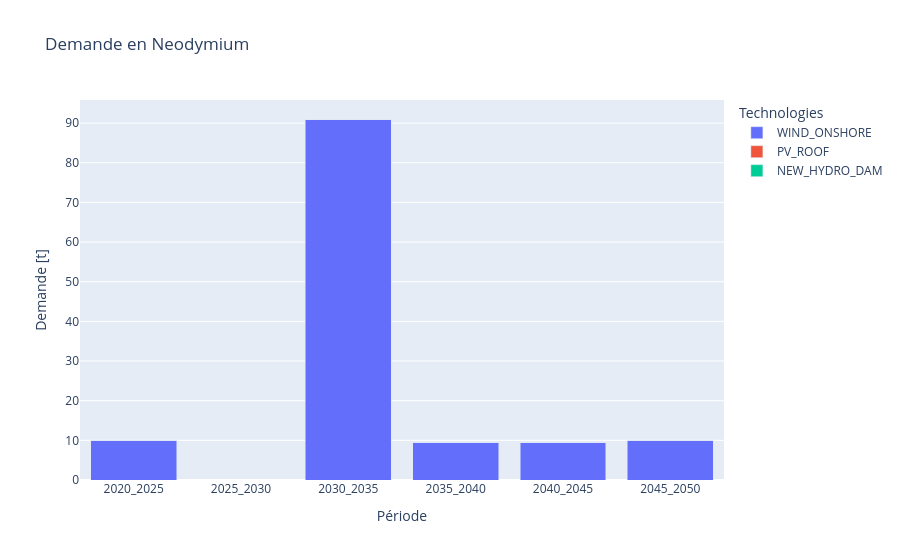
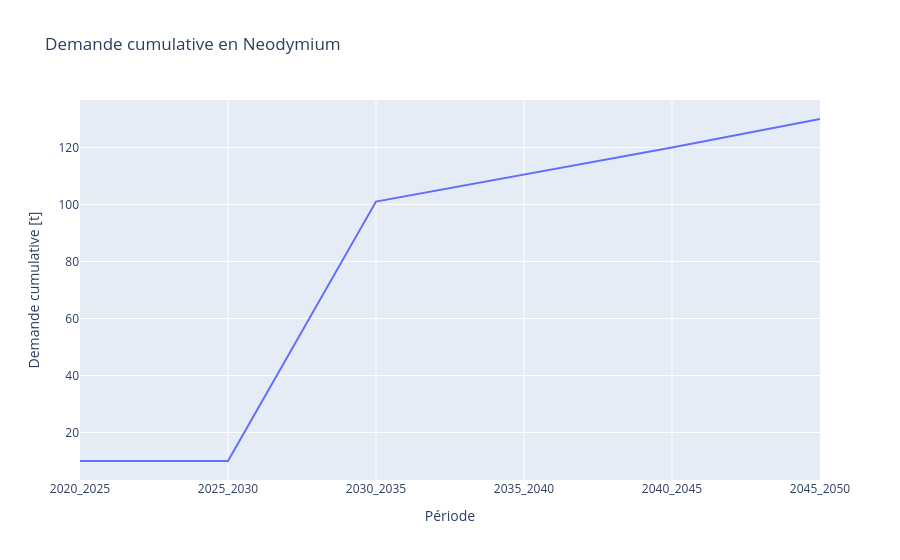
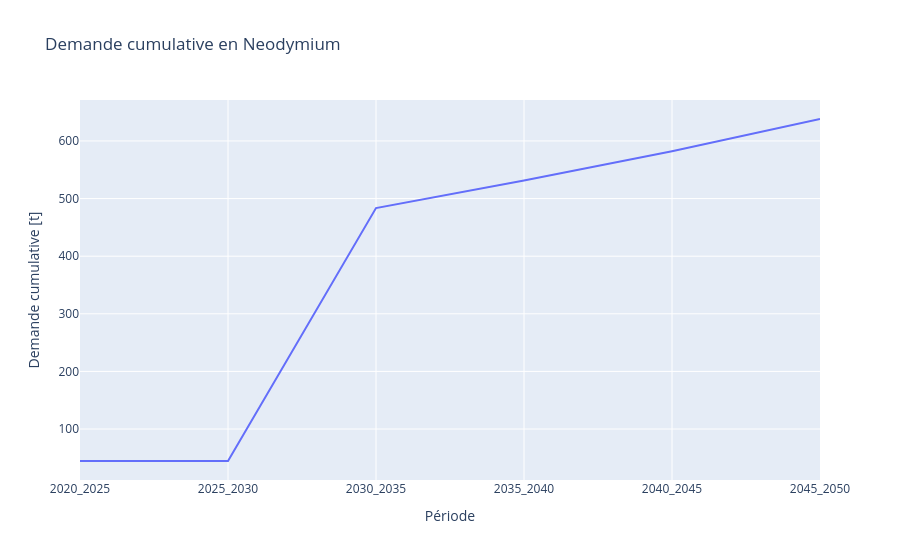
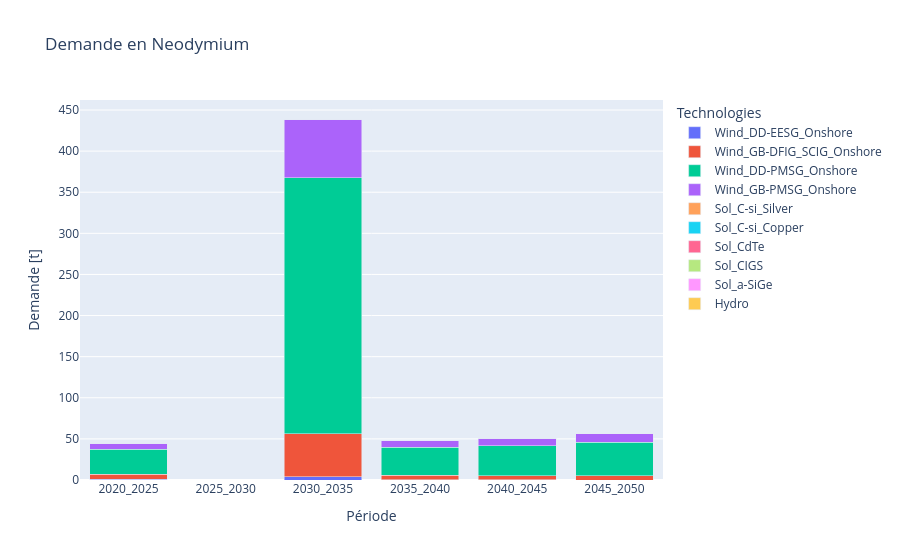

Notebook cell for these charts, in order:
### Code cell
def plot_material_demand(material, cumulative=False, market_share=False, show = False):

    data = {}
    for period in periods:
        data[period] = {}
        if market_share:
            for model_tech, info in tech_groups.items():
                f_new = results['F_new'].loc[period].loc[model_tech].squeeze()
                ms = get_ms(info['iam_source'], period)
                for excel_tech in info['excel_techs']:
                    data[period][excel_tech] = f_new * ms[excel_tech] * df_mi.loc[material, excel_tech]
        else:
            for tech, excel_col in tech_mapping.items():
                data[period][tech] = results['F_new'].loc[period].loc[tech].squeeze() * df_mi.loc[material, excel_col]

    df_plot = pd.DataFrame(data)

    if cumulative:
        df_cumulative = df_plot.sum().cumsum()
        fig = px.line(x=periods, y=df_cumulative.values,
                      title=f'Demande cumulative en {material}',
                      labels={'x': 'Période', 'y': 'Demande cumulative [t]'})
    else:
        df_melted = df_plot.T.reset_index().rename(columns={'index': 'Période'}).melt(
            id_vars='Période', var_name='Technologies', value_name='Demande [t]'
        )
        fig = px.bar(df_melted, x='Période', y='Demande [t]', color='Technologies', barmode='stack',
                     title=f'Demande en {material}')
        fig.update_layout(xaxis_title='Période', yaxis_title='Demande [t]')
    if show:
        fig.show()
        if (cumulative and market_share):
            filepath = os.path.join(save_dir, 'neo_demand_cumul_ms.png')
        if (cumulative == False and market_share == False):
            filepath = os.path.join(save_dir, 'neo_demand_no_cumul_no_ms.png')
        if (cumulative == True and market_share == False):
            filepath = os.path.join(save_dir, 'neo_demand_cumul_no_ms.png')
        if (cumulative == False and market_share):
            filepath = os.path.join(save_dir, 'neo_demand_no_cumul_ms.png')
        #fig.write_image(filepath)

    return df_plot

# Exemple
plot_material_demand('Neodymium', show = True)
plot_material_demand('Neodymium', cumulative=True, show = True)
plot_material_demand('Neodymium', cumulative=True, market_share=True, show = True)
plot_material_demand('Neodymium', cumulative=False, market_share=True, show = True)

### Figure 1 — Plotly figure (JSON) as saved in the notebook; plotly's stock layout.template omitted (floating-point values rounded to 4 significant figures)
{"data": [{"hovertemplate": "Technologies=WIND_ONSHORE<br>Période=%{x}<br>Demande [t]=%{y}<extra></extra>", "legendgroup": "WIND_ONSHORE", "marker": {"color": "#636efa", "pattern": {"shape": ""}}, "name": "WIND_ONSHORE", "orientation": "v", "showlegend": true, "textposition": "auto", "type": "bar", "x": ["2020_2025", "2025_2030", "2030_2035", "2035_2040", "2040_2045", "2045_2050"], "xaxis": "x", "y": [10.02, 0.0, 91.04, 9.47, 9.47, 10.02], "yaxis": "y"}, {"hovertemplate": "Technologies=PV_ROOF<br>Période=%{x}<br>Demande [t]=%{y}<extra></extra>", "legendgroup": "PV_ROOF", "marker": {"color": "#EF553B", "pattern": {"shape": ""}}, "name": "PV_ROOF", "orientation": "v", "showlegend": true, "textposition": "auto", "type": "bar", "x": ["2020_2025", "2025_2030", "2030_2035", "2035_2040", "2040_2045", "2045_2050"], "xaxis": "x", "y": [0.0, 0.0, 0.0, 0.0, 0.0, 0.0], "yaxis": "y"}, {"hovertemplate": "Technologies=NEW_HYDRO_DAM<br>Période=%{x}<br>Demande [t]=%{y}<extra></extra>", "legendgroup": "NEW_HYDRO_DAM", "marker": {"color": "#00cc96", "pattern": {"shape": ""}}, "name": "NEW_HYDRO_DAM", "orientation": "v", "showlegend": true, "textposition": "auto", "type": "bar", "x": ["2020_2025", "2025_2030", "2030_2035", "2035_2040", "2040_2045", "2045_2050"], "xaxis": "x", "y": [0.0, 0.0, 0.0, 0.0, 0.0, 0.0], "yaxis": "y"}], "layout": {"barmode": "stack", "legend": {"title": {"text": "Technologies"}, "tracegroupgap": 0}, "title": {"text": "Demande en Neodymium"}, "xaxis": {"anchor": "y", "domain": [0, 1], "title": {"text": "Période"}}, "yaxis": {"anchor": "x", "domain": [0, 1], "title": {"text": "Demande [t]"}}}}

### Figure 2 — Plotly figure (JSON) as saved in the notebook; plotly's stock layout.template omitted (floating-point values rounded to 4 significant figures)
{"data": [{"hovertemplate": "Période=%{x}<br>Demande cumulative [t]=%{y}<extra></extra>", "legendgroup": "", "line": {"color": "#636efa", "dash": "solid"}, "marker": {"symbol": "circle"}, "mode": "lines", "name": "", "orientation": "v", "showlegend": false, "type": "scatter", "x": ["2020_2025", "2025_2030", "2030_2035", "2035_2040", "2040_2045", "2045_2050"], "xaxis": "x", "y": [10.02, 10.02, 101.1, 110.5, 120.0, 130.0], "yaxis": "y"}], "layout": {"legend": {"tracegroupgap": 0}, "title": {"text": "Demande cumulative en Neodymium"}, "xaxis": {"anchor": "y", "domain": [0, 1], "title": {"text": "Période"}}, "yaxis": {"anchor": "x", "domain": [0, 1], "title": {"text": "Demande cumulative [t]"}}}}

### Figure 3 — Plotly figure (JSON) as saved in the notebook; plotly's stock layout.template omitted (floating-point values rounded to 4 significant figures)
{"data": [{"hovertemplate": "Période=%{x}<br>Demande cumulative [t]=%{y}<extra></extra>", "legendgroup": "", "line": {"color": "#636efa", "dash": "solid"}, "marker": {"symbol": "circle"}, "mode": "lines", "name": "", "orientation": "v", "showlegend": false, "type": "scatter", "x": ["2020_2025", "2025_2030", "2030_2035", "2035_2040", "2040_2045", "2045_2050"], "xaxis": "x", "y": [44.5, 44.5, 483.6, 531.5, 582.0, 638.1], "yaxis": "y"}], "layout": {"legend": {"tracegroupgap": 0}, "title": {"text": "Demande cumulative en Neodymium"}, "xaxis": {"anchor": "y", "domain": [0, 1], "title": {"text": "Période"}}, "yaxis": {"anchor": "x", "domain": [0, 1], "title": {"text": "Demande cumulative [t]"}}}}

### Figure 4 — Plotly figure (JSON) as saved in the notebook; plotly's stock layout.template omitted (floating-point values rounded to 4 significant figures)
{"data": [{"hovertemplate": "Technologies=Wind_DD-EESG_Onshore<br>Période=%{x}<br>Demande [t]=%{y}<extra></extra>", "legendgroup": "Wind_DD-EESG_Onshore", "marker": {"color": "#636efa", "pattern": {"shape": ""}}, "name": "Wind_DD-EESG_Onshore", "orientation": "v", "showlegend": true, "textposition": "auto", "type": "bar", "x": ["2020_2025", "2025_2030", "2030_2035", "2035_2040", "2040_2045", "2045_2050"], "xaxis": "x", "y": [0.9837, 0.0, 4.046, 0.3157, 0.1578, 0.0], "yaxis": "y"}, {"hovertemplate": "Technologies=Wind_GB-DFIG_SCIG_Onshore<br>Période=%{x}<br>Demande [t]=%{y}<extra></extra>", "legendgroup": "Wind_GB-DFIG_SCIG_Onshore", "marker": {"color": "#EF553B", "pattern": {"shape": ""}}, "name": "Wind_GB-DFIG_SCIG_Onshore", "orientation": "v", "showlegend": true, "textposition": "auto", "type": "bar", "x": ["2020_2025", "2025_2030", "2030_2035", "2035_2040", "2040_2045", "2045_2050"], "xaxis": "x", "y": [6.021, 0.0, 52.45, 5.246, 5.005, 5.041], "yaxis": "y"}, {"hovertemplate": "Technologies=Wind_DD-PMSG_Onshore<br>Période=%{x}<br>Demande [t]=%{y}<extra></extra>", "legendgroup": "Wind_DD-PMSG_Onshore", "marker": {"color": "#00cc96", "pattern": {"shape": ""}}, "name": "Wind_DD-PMSG_Onshore", "orientation": "v", "showlegend": true, "textposition": "auto", "type": "bar", "x": ["2020_2025", "2025_2030", "2030_2035", "2035_2040", "2040_2045", "2045_2050"], "xaxis": "x", "y": [30.7, 0.0, 311.3, 34.48, 36.69, 41.17], "yaxis": "y"}, {"hovertemplate": "Technologies=Wind_GB-PMSG_Onshore<br>Période=%{x}<br>Demande [t]=%{y}<extra></extra>", "legendgroup": "Wind_GB-PMSG_Onshore", "marker": {"color": "#ab63fa", "pattern": {"shape": ""}}, "name": "Wind_GB-PMSG_Onshore", "orientation": "v", "showlegend": true, "textposition": "auto", "type": "bar", "x": ["2020_2025", "2025_2030", "2030_2035", "2035_2040", "2040_2045", "2045_2050"], "xaxis": "x", "y": [6.795, 0.0, 71.24, 7.922, 8.63, 9.882], "yaxis": "y"}, {"hovertemplate": "Technologies=Sol_C-si_Silver<br>Période=%{x}<br>Demande [t]=%{y}<extra></extra>", "legendgroup": "Sol_C-si_Silver", "marker": {"color": "#FFA15A", "pattern": {"shape": ""}}, "name": "Sol_C-si_Silver", "orientation": "v", "showlegend": true, "textposition": "auto", "type": "bar", "x": ["2020_2025", "2025_2030", "2030_2035", "2035_2040", "2040_2045", "2045_2050"], "xaxis": "x", "y": [0.0, 0.0, 0.0, 0.0, 0.0, 0.0], "yaxis": "y"}, {"hovertemplate": "Technologies=Sol_C-si_Copper<br>Période=%{x}<br>Demande [t]=%{y}<extra></extra>", "legendgroup": "Sol_C-si_Copper", "marker": {"color": "#19d3f3", "pattern": {"shape": ""}}, "name": "Sol_C-si_Copper", "orientation": "v", "showlegend": true, "textposition": "auto", "type": "bar", "x": ["2020_2025", "2025_2030", "2030_2035", "2035_2040", "2040_2045", "2045_2050"], "xaxis": "x", "y": [0.0, 0.0, 0.0, 0.0, 0.0, 0.0], "yaxis": "y"}, {"hovertemplate": "Technologies=Sol_CdTe<br>Période=%{x}<br>Demande [t]=%{y}<extra></extra>", "legendgroup": "Sol_CdTe", "marker": {"color": "#FF6692", "pattern": {"shape": ""}}, "name": "Sol_CdTe", "orientation": "v", "showlegend": true, "textposition": "auto", "type": "bar", "x": ["2020_2025", "2025_2030", "2030_2035", "2035_2040", "2040_2045", "2045_2050"], "xaxis": "x", "y": [0.0, 0.0, 0.0, 0.0, 0.0, 0.0], "yaxis": "y"}, {"hovertemplate": "Technologies=Sol_CIGS<br>Période=%{x}<br>Demande [t]=%{y}<extra></extra>", "legendgroup": "Sol_CIGS", "marker": {"color": "#B6E880", "pattern": {"shape": ""}}, "name": "Sol_CIGS", "orientation": "v", "showlegend": true, "textposition": "auto", "type": "bar", "x": ["2020_2025", "2025_2030", "2030_2035", "2035_2040", "2040_2045", "2045_2050"], "xaxis": "x", "y": [0.0, 0.0, 0.0, 0.0, 0.0, 0.0], "yaxis": "y"}, {"hovertemplate": "Technologies=Sol_a-SiGe<br>Période=%{x}<br>Demande [t]=%{y}<extra></extra>", "legendgroup": "Sol_a-SiGe", "marker": {"color": "#FF97FF", "pattern": {"shape": ""}}, "name": "Sol_a-SiGe", "orientation": "v", "showlegend": true, "textposition": "auto", "type": "bar", "x": ["2020_2025", "2025_2030", "2030_2035", "2035_2040", "2040_2045", "2045_2050"], "xaxis": "x", "y": [0.0, 0.0, 0.0, 0.0, 0.0, 0.0], "yaxis": "y"}, {"hovertemplate": "Technologies=Hydro<br>Période=%{x}<br>Demande [t]=%{y}<extra></extra>", "legendgroup": "Hydro", "marker": {"color": "#FECB52", "pattern": {"shape": ""}}, "name": "Hydro", "orientation": "v", "showlegend": true, "textposition": "auto", "type": "bar", "x": ["2020_2025", "2025_2030", "2030_2035", "2035_2040", "2040_2045", "2045_2050"], "xaxis": "x", "y": [0.0, 0.0, 0.0, 0.0, 0.0, 0.0], "yaxis": "y"}], "layout": {"barmode": "stack", "legend": {"title": {"text": "Technologies"}, "tracegroupgap": 0}, "title": {"text": "Demande en Neodymium"}, "xaxis": {"anchor": "y", "domain": [0, 1], "title": {"text": "Période"}}, "yaxis": {"anchor": "x", "domain": [0, 1], "title": {"text": "Demande [t]"}}}}
